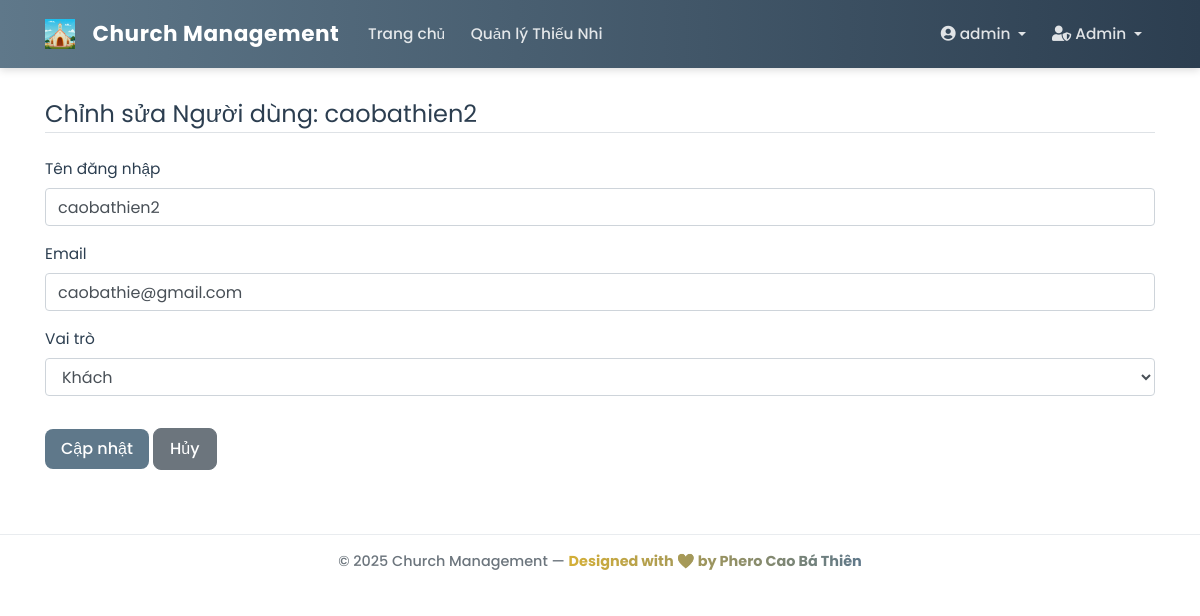
/admin/user/3/edit (signed in), run on the app's committed database.
### app/models/user.py (models this page shows, shortened)
class User(db.Model, UserMixin):
    __tablename__ = 'user'
    id = db.Column(db.Integer, primary_key=True)
    username = db.Column(db.String(20), unique=True, nullable=False)
    email = db.Column(db.String(120), unique=True, nullable=False)
    password_hash = db.Column(db.String(60), nullable=False)
    role = db.Column(db.String(50), nullable=False, default='guest')
    created_at = db.Column(db.DateTime, nullable=False, default=datetime.utcnow)
    profile = db.relationship(
        'UserProfile',
        back_populates='user',
        uselist=False,
        cascade='all, delete-orphan'
    )
    assigned_classes = db.relationship(
        'ClassModel',
        secondary=class_leaders_association,
        back_populates='leaders',
        lazy='dynamic'
    )
    announcements = db.relationship('Announcement', backref='author', lazy=True)
    feedbacks = db.relationship('Feedback', backref='sender', lazy=True)
    @property
    def password(self):
        """Ngăn chặn việc đọc trực tiếp mật khẩu."""
        raise AttributeError('password is not a readable attribute')
    def is_admin(self):
        return self.role == 'admin'

### app/controllers/account_controller.py (the view)
@account_bp.route('/admin/user/<int:user_id>/edit', methods=['GET', 'POST'])
@login_required
@admin_required
def edit_user(user_id):
    user = User.query.get_or_404(user_id)
    form = AdminUpdateUserForm(user=user)
    if form.validate_on_submit():
        user.username = form.username.data
        user.email = form.email.data
        user.role = form.role.data
        db.session.commit()
        flash('Thông tin người dùng đã được cập nhật.', 'success')
        return redirect(url_for('account.user_list'))
    elif request.method == 'GET':
        form.username.data = user.username
        form.email.data = user.email
        form.role.data = user.role
    return render_template('admin/edit_user.html', title='Chỉnh sửa Người dùng', form=form, user=user)

### app/forms.py (shortened to what this page needs)
class AdminUpdateUserForm(FlaskForm):
    username = StringField('Tên đăng nhập', validators=[DataRequired(), Length(min=2, max=20)])
    email = StringField('Email', validators=[DataRequired(), Email()])
    role = SelectField('Vai trò',
                    choices=[
                        ('guest', 'Khách'),
                        ('huynh_truong', 'Huynh Trưởng'),
                        ('du_truong', 'Dự Trưởng'),
                        ('admin', 'Admin')
                    ],
                    validators=[DataRequired()])
    submit = SubmitField('Cập nhật')
    def __init__(self, user, *args, **kwargs):
        super(AdminUpdateUserForm, self).__init__(*args, **kwargs)
        self.user = user

### app/models/user.py (called while the page is built)
@login_manager.user_loader
def load_user(user_id):
    return User.query.get(int(user_id))

### app/templates/admin/edit_user.html (shortened to what this page needs)
{% extends "base.html" %}
{% block content %}
<div class="content-section card-shadow">
    <form method="POST" action="">
        <fieldset class="form-group">
            <legend class="border-bottom mb-4">Chỉnh sửa Người dùng: {{ user.username }}</legend>
            <div class="form-group">
                {{ form.username.label(class="form-control-label") }}
                {% if form.username.errors %}{{ form.username(class="form-control is-invalid") }}<div class="invalid-feedback">{% for error in form.username.errors %}<span>{{ error }}</span>{% endfor %}</div>{% else %}{{ form.username(class="form-control") }}{% endif %}
            </div>
            <div class="form-group">
                {{ form.email.label(class="form-control-label") }}
                {% if form.email.errors %}{{ form.email(class="form-control is-invalid") }}<div class="invalid-feedback">{% for error in form.email.errors %}<span>{{ error }}</span>{% endfor %}</div>{% else %}{{ form.email(class="form-control") }}{% endif %}
            </div>
            <div class="form-group">
                {{ form.role.label(class="form-control-label") }}
                {{ form.role(class="form-control") }}
            </div>
        </fieldset>
        <div class="form-group">
            {{ form.submit(class="btn btn-primary") }}
            <a href="{{ url_for('account.user_list') }}" class="btn btn-secondary">Hủy</a>
        </div>
    </form>
</div>
{% endblock content %}

### app/templates/base.html (shortened to what this page needs)
<!DOCTYPE html>
<html lang="vi">
<head>
    <link rel="stylesheet" href="https://stackpath.bootstrapcdn.com/bootstrap/4.5.2/css/bootstrap.min.css">
    <link rel="stylesheet" href="https://cdnjs.cloudflare.com/ajax/libs/font-awesome/5.15.3/css/all.min.css">
    <link rel="stylesheet" href="{{ url_for('static', filename='css/style.css') }}">
</head>
<body>
    <header class="site-header">
        <nav class="navbar navbar-expand-lg navbar-dark custom-navbar fixed-top">
            <div class="container">
                <a class="navbar-brand d-flex align-items-center" href="{{ url_for('main_routes.home') }}">
                <img src="{{ url_for('static', filename='img/Church.png') }}" alt="Church" class="Church mr-2" style="height: 30px; width: auto;">
                <span class="brand-text">Church Management</span>
            </a>
                <div class="collapse navbar-collapse" id="navbarToggle">
                    <ul class="navbar-nav mr-auto">
                        {% if current_user.is_authenticated %}
                            <li class="nav-item"><a class="nav-link" href="{{ url_for('main_routes.home') }}">Trang chủ</a></li>
                            <li class="nav-item"><a class="nav-link" href="{{ url_for('student.list_students') }}">Quản lý Thiếu Nhi</a></li>
                        {% endif %}
                    </ul>
                    <ul class="navbar-nav ml-auto">
                        {% if current_user.is_authenticated %}
                            <li class="nav-item dropdown">
                                <a class="nav-link dropdown-toggle" href="#" id="accountDropdown" data-toggle="dropdown">
                                    <i class="fas fa-user-circle"></i> {{ current_user.username }}
                                </a>
                            </li>
                            {% if current_user.role == 'admin' %}
                            <li class="nav-item dropdown">
                                <a class="nav-link dropdown-toggle" href="#" id="adminDropdown" data-toggle="dropdown">
                                    <i class="fas fa-user-shield"></i> Admin
                                </a>
                            </li>
                            {% endif %}
                        {% else %}
                            <li class="nav-item"><a class="nav-link" href="{{ url_for('auth.login') }}">Đăng nhập</a></li>
                            <li class="nav-item"><a class="nav-link" href="{{ url_for('auth.register') }}">Đăng ký</a></li>
                        {% endif %}
                    </ul>
                </div>
            </div>
        </nav>
    </header>
    <main class="main-content container mt-5 pt-5">
        {% block content %}{% endblock %}
    </main>
    <footer class="footer py-3 mt-5">
        <div class="container text-center">
            <p class="mb-0">© 2025 Church Management — <span class="text-gradient">Designed with ❤️ by Phero Cao Bá Thiên</span></p>
        </div>
    </footer>
</body>
</html>

### app/static/css/style.css (style rules this page uses)
:root { --primary-color: #8a7b5f; --secondary-color: #5f788a; --dark-color: #2c3e50; --light-color: #fdfdfd; --soft-gold: #d4af37; --muted-gray: #6c757d; --light-bg: #f8f9fa; --shadow: 0 4px 12px rgba(0, 0, 0, 0.08); --border-radius: 0.5rem; }
body { font-family: 'Poppins', sans-serif; background: linear-gradient( rgba(255, 255, 255, 0.98), rgba(255, 255, 255, 0.97) ), url('https://source.unsplash.com/1600x900/?church,stained-glass,light,cathedral'); background-size: cover; background-attachment: fixed; background-position: center; color: var(--dark-color); display: flex; flex-direction: column; min-height: 100vh; font-size: 0.96rem; }
a { color: var(--secondary-color); text-decoration: none; transition: color 0.2s ease-in-out; }
.custom-navbar { background: linear-gradient(90deg, var(--secondary-color), var(--dark-color)); box-shadow: 0 2px 8px rgba(0,0,0,0.15); padding: 0.8rem 1rem; }
.brand-text { font-weight: 700; font-size: 1.35rem; color: #fff; margin-left: 0.6rem; letter-spacing: 0.5px; }
.nav-link { color: rgba(255, 255, 255, 0.85) !important; font-weight: 500; transition: color 0.2s; margin: 0 0.3rem; }
.btn { font-weight: 500; border-radius: var(--border-radius); padding: 0.5rem 1rem; transition: all 0.2s ease; }
.btn-primary { background-color: var(--secondary-color); border: none; color: white; }
.footer { background: #fff; border-top: 1px solid #e9ecef; padding: 1rem; text-align: center; font-weight: 500; font-size: 0.9rem; color: var(--muted-gray); }
.text-gradient { background: linear-gradient(90deg, var(--soft-gold), var(--secondary-color)); -webkit-background-clip: text; -webkit-text-fill-color: transparent; font-weight: 700; }

### data on the page
User: username "admin"
User: username "caobathien2", email "caobathie@gmail.com", role "Khách"
